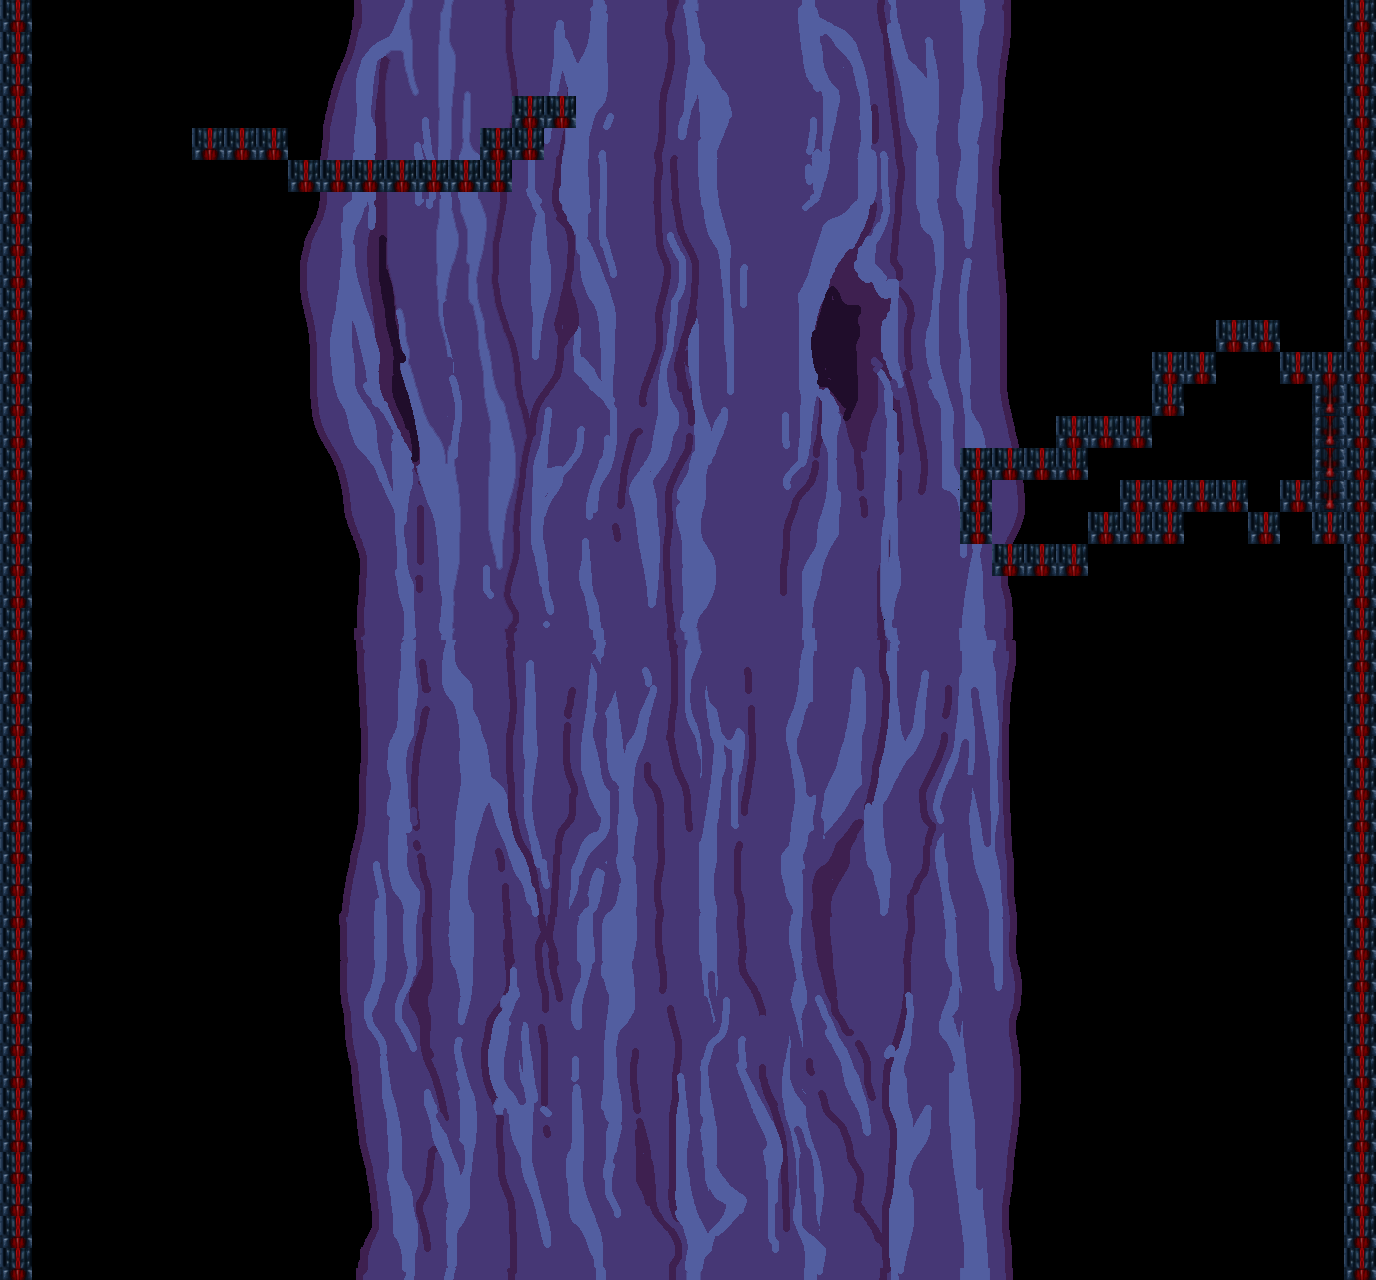

A level layout from a 2D game, rendered from its tile map. Below: a short description, then the map file with tile-grid data replaced by summaries:
An orthogonal 43x40 tile map with 32x32 px tiles, 2 tile layers (Copy of Tile Layer 1, Copy of Copy of Tile Layer 1), 3 tilesets, 2 image layers and 3 objects (FuelCan, BoostPad, Wall).

<map version="1.10" tiledversion="1.10.2" orientation="orthogonal" renderorder="right-down" width="43" height="40" tilewidth="32" tileheight="32" infinite="0" nextlayerid="6" nextobjectid="4">
 <tileset firstgid="1" name="spaceship - Copy" tilewidth="32" tileheight="32" tilecount="35" columns="5">
  <image source="spaceship - Copy.png" width="164" height="241" />
 </tileset>
 <tileset firstgid="36" name="Background" tilewidth="1376" tileheight="640" tilecount="1" columns="1">
  <image source="Space Background4.png" width="1376" height="640" />
 </tileset>
 <tileset firstgid="37" name="jerrycan" tilewidth="32" tileheight="32" tilecount="9" columns="3">
  <image source="jerrycan.png" width="96" height="96" />
 </tileset>
 <imagelayer id="4" name="Background">
  <image source="Trunk2.png" width="1366" height="640" />
 </imagelayer>
 <imagelayer id="5" name="Copy of Background" offsetx="0" offsety="640">
  <image source="Trunk3.png" width="1366" height="640" />
 </imagelayer>
 <layer id="2" name="Copy of Tile Layer 1" width="43" height="40">
  <data>[1720 cells, 0 non-empty, 0 distinct tile ids]</data>
 </layer>
 <layer id="4" name="Copy of Copy of Tile Layer 1" width="43" height="40">
  <data>[1720 cells, 127 non-empty, 2 distinct tile ids]</data>
 </layer>
 <objectgroup id="3" name="Object Layer 1">
  <object id="1" name="fuel" type="FuelCan" gid="23" x="321.774" y="1140.04" width="64" height="64" />
  <object id="2" type="BoostPad" gid="18" x="707.5" y="384" width="124.5" height="32" />
  <object id="3" type="Wall" gid="37" x="611.534" y="189.438" width="266.786" height="32" />
 </objectgroup>
</map>
